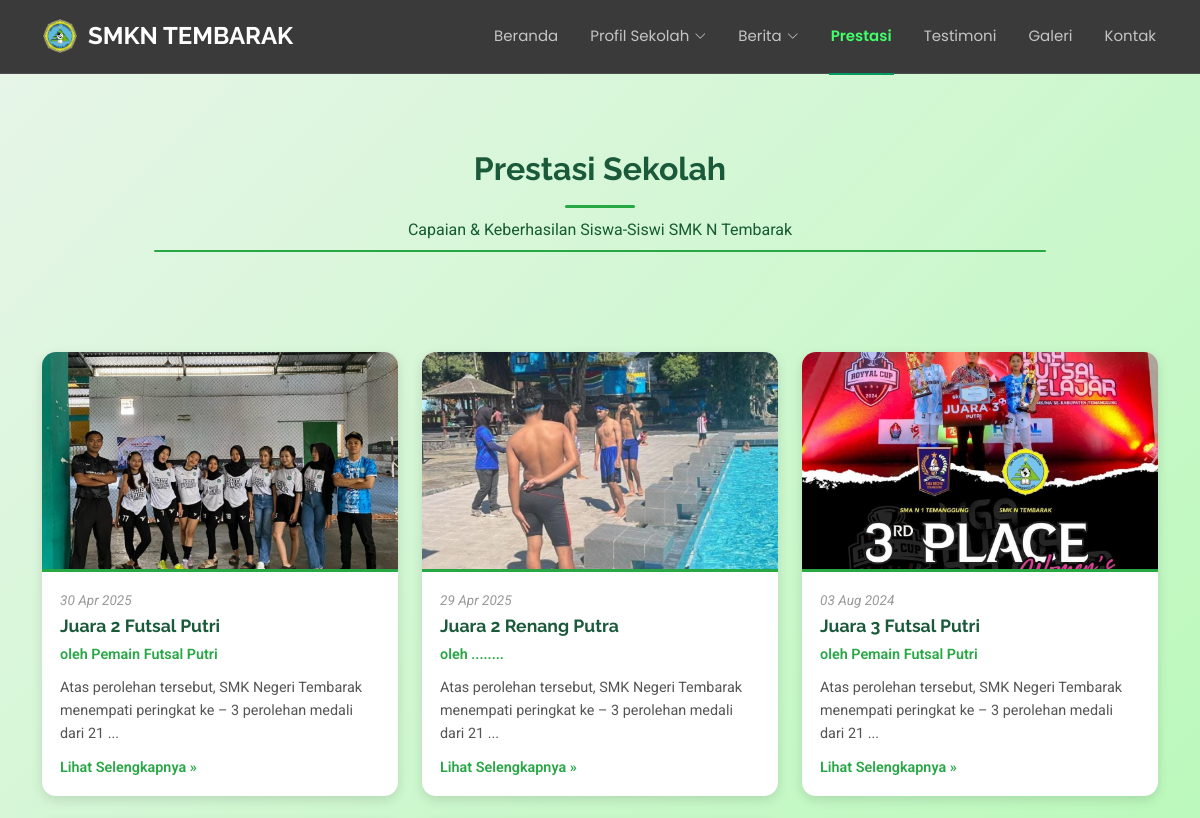
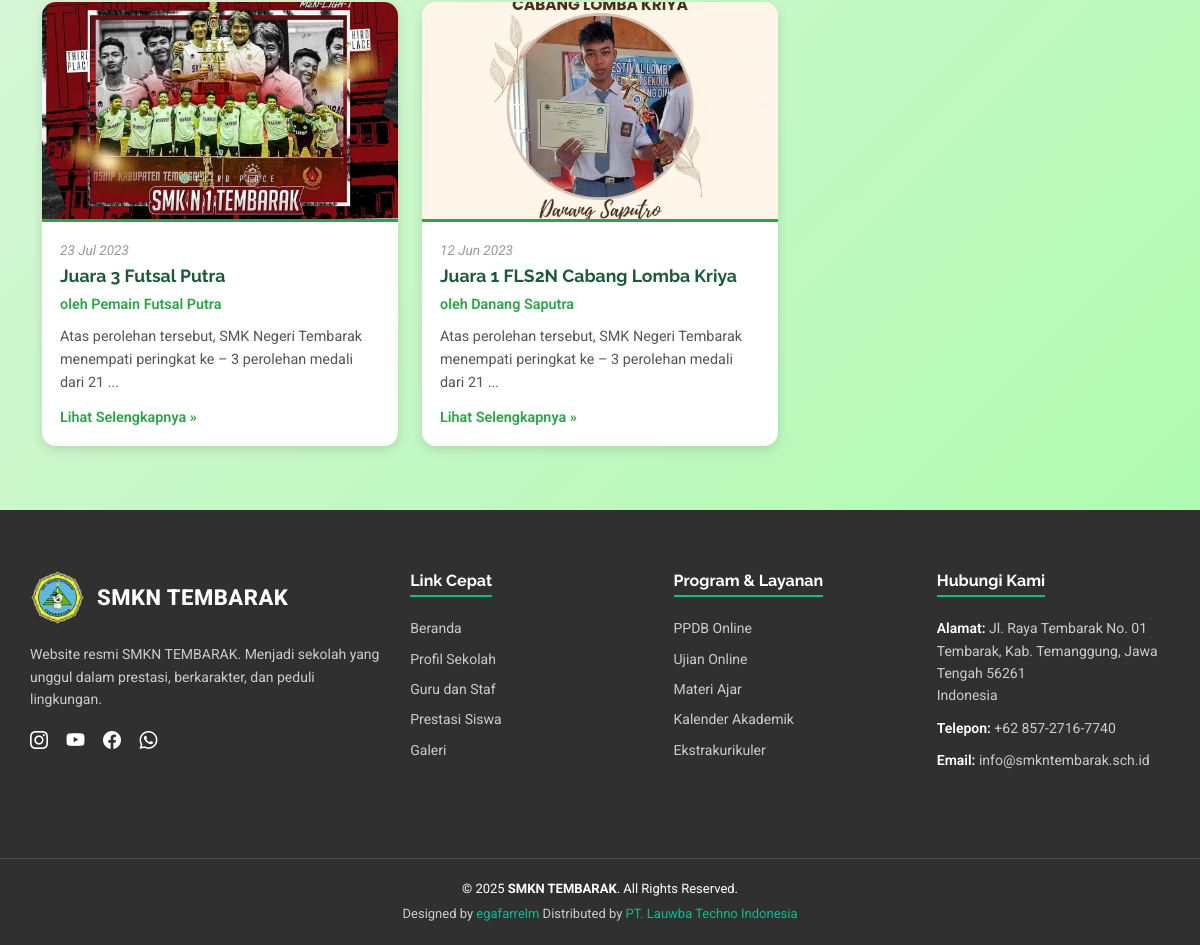
/frontend/pages/prestasi/index.php, run on the app's committed database (2 pictures, top to bottom).
### tables this page shows
CREATE TABLE `abouts` (
  `id` bigint NOT NULL,
  `school_name` varchar(255) NOT NULL,
  `school_logo` text NOT NULL,
  `school_banner` varchar(200) NOT NULL,
  `school_tagline` varchar(255) NOT NULL,
  `school_description` text NOT NULL,
  `since` date NOT NULL,
  `alamat` varchar(255) NOT NULL
);

CREATE TABLE `achievements` (
  `id` bigint NOT NULL,
  `image` varchar(200) NOT NULL,
  `author` varchar(100) NOT NULL,
  `date` date NOT NULL,
  `title` varchar(200) NOT NULL,
  `description` text NOT NULL
);

### frontend/pages/prestasi/index.php (called while the page is built)
<?php
include '../../partials/header.php';
include '../../partials/navbar.php';
include 'prestasi.php';
include '../../partials/footer.php';
include '../../partials/script.php';
?>

### frontend/pages/prestasi/prestasi.php (the view, shortened to what this page needs)
<?php
$qAchievements = "SELECT * FROM achievements ORDER BY date DESC";
$resAchievements = mysqli_query($connect, $qAchievements) or die(mysqli_error($connect));
?>
<section id="prestasi" style="background: linear-gradient(135deg, #e8f5e9 0%, #b0fab0 100%); padding: 100px 0 0 0; position: relative; z-index: 1;">
    <div class="container section-title text-center" data-aos="fade-up">
        <h2>Prestasi Sekolah</h2>
        <p class="subtitle">Capaian & Keberhasilan Siswa-Siswi SMK N Tembarak</p>
        <div class="section-line"></div>
    </div>
    <div class="container" style="padding-bottom: 40px;">
        <div class="row">
            <?php while ($item = mysqli_fetch_object($resAchievements)) { ?>
                <div class="col-lg-4 col-md-6 mb-4 d-flex align-items-stretch">
                    <div class="prestasi-card w-100">
                        <div class="prestasi-img-wrapper">
                            <img src="/company_profile/storages/achievements/<?= $item->image ?>"
                                 alt="<?= htmlspecialchars($item->title) ?>">
                        </div>
                        <div class="prestasi-content">
                            <p class="prestasi-date"><?= date('d M Y', strtotime($item->date)) ?></p>
                            <h4><?= htmlspecialchars($item->title) ?></h4>
                            <p class="prestasi-author">oleh <?= htmlspecialchars($item->author) ?></p>
                            <p class="prestasi-desc">
                                <?= htmlspecialchars(substr($item->description, 0, 100)) ?>...
                            </p>
                            <a href="detail_prestasi.php?id=<?= $item->id ?>">Lihat Selengkapnya »</a>
                        </div>
                    </div>
                </div>
            <?php } ?>
        </div>
    </div>
</section>

### frontend/partials/header.php (shortened to what this page needs)
<?php
include '../../../config/connection.php';
$qHome = "SELECT * FROM abouts";
$resHome = mysqli_query($connect, $qHome) or die(mysqli_error($connect));
$item = $resHome->fetch_object();
?>
<!DOCTYPE html>
<html lang="en">
<head>
  <link href="../../KnightOne-1.0.0/assets/vendor/bootstrap/css/bootstrap.min.css" rel="stylesheet">
  <link href="../../KnightOne-1.0.0/assets/vendor/bootstrap-icons/bootstrap-icons.css" rel="stylesheet">
  <link href="../../KnightOne-1.0.0/assets/vendor/aos/aos.css" rel="stylesheet">
  <link href="../../KnightOne-1.0.0/assets/vendor/glightbox/css/glightbox.min.css" rel="stylesheet">
  <link href="../../KnightOne-1.0.0/assets/vendor/swiper/swiper-bundle.min.css" rel="stylesheet">
  <link href="../../KnightOne-1.0.0/assets/css/main.css" rel="stylesheet">
</head>

### frontend/partials/navbar.php (shortened to what this page needs)
<?php
$current_folder = basename(dirname($_SERVER['PHP_SELF']));
function activeMenu($folder) {
  global $current_folder;
  return $current_folder === $folder ? 'active' : '';
}
function activeDropdown($folders = []) {
  global $current_folder;
  return in_array($current_folder, $folders) ? 'active' : '';
}
?>
<header id="header" class="header d-flex align-items-center fixed-top">
  <div class="container position-relative d-flex align-items-center justify-content-between">
    <a href="../beranda/index.php" class="logo d-flex align-items-center me-auto me-xl-0">
      <img src="/company_profile/storages/abouts/<?= $item->school_logo ?>" style="height:50px; margin-right:10px;">
      <h1 class="sitename"><?= $item->school_name ?></h1>
    </a>
    <nav id="navmenu" class="navmenu">
      <ul>
        <li><a href="../beranda/index.php" class="<?= activeMenu('beranda') ?>">Beranda</a></li>
<li class="dropdown">
  <a href="#" class="<?= activeDropdown(['profil_sekolah','sejarah','visi_misi','gurustaf','organisasi','jurusan']) ?>">
    <span>Profil Sekolah</span>
    <i class="bi bi-chevron-down toggle-dropdown"></i>
  </a>
</li>
<li class="dropdown">
  <a href="#" class="<?= activeDropdown(['berita','pengumuman']) ?>">
    <span>Berita</span>
    <i class="bi bi-chevron-down toggle-dropdown"></i>
  </a>
</li>
<li><a href="../prestasi/index.php" class="<?= activeMenu('prestasi') ?>">Prestasi</a></li>
<li><a href="../testimonials/index.php" class="<?= activeMenu('testimonials') ?>">Testimoni</a></li>
<li><a href="../galeri/index.php" class="<?= activeMenu('galeri') ?>">Galeri</a></li>
<li><a href="../kontak/index.php" class="<?= activeMenu('kontak') ?>">Kontak</a></li>
      </ul>
    </nav>
  </div>
</header>

### frontend/partials/footer.php (shortened to what this page needs)
<?php
$qHome = "SELECT * FROM abouts";
$resHome = mysqli_query($connect, $qHome) or die(mysqli_error($connect));
$item = $resHome->fetch_object();
$school_name = isset($item->school_name) ? $item->school_name : 'SMKN TEMBARAK';
?>
<footer class="footer-custom">
    <div class="footer-top">
        <div class="footer-col">
            <div class="footer-logo-text">
                <img src="/company_profile/storages/abouts/<?= $item->school_logo ?>" alt="Logo Sekolah" class="footer-logo-img" />
                <div class="footer-school-name"><?= $school_name ?></div>
            </div>
            <p>Website resmi <?= $school_name ?>. Menjadi sekolah yang unggul dalam prestasi, berkarakter, dan peduli lingkungan.</p>
            <div class="footer-social-icons">
                <a href="https://www.instagram.com/smkntembarak/" title="Instagram"><i class="bi bi-instagram"></i></a>
                <a href="https://www.youtube.com/@officialsmkntembarak9913" title="YouTube"><i class="bi bi-youtube"></i></a>
                <a href="https://www.facebook.com/smkntembarak/" title="Facebook"><i class="bi bi-facebook"></i></a>
                <a href="https://api.whatsapp.com/send/?phone=6285727167740&text&type=phone_number&app_absent=0" title="WhatsApp"><i class="bi bi-whatsapp"></i></a>
            </div>
        </div>
        <div class="footer-col">
            <h4>Link Cepat</h4>
            <ul>
                <li><a href="../beranda/index.php">Beranda</a></li>
                <li><a href="../profil_sekolah/index.php">Profil Sekolah</a></li>
                <li><a href="../gurustaf/index.php">Guru dan Staf</a></li>
                <li><a href="../prestasi/index.php">Prestasi Siswa</a></li>
                <li><a href="../galeri/index.php">Galeri</a></li>
            </ul>
        </div>
        <div class="footer-col">
            <h4>Program & Layanan</h4>
            <ul>
                <li><a href="#">PPDB Online</a></li>
                <li><a href="#">Ujian Online</a></li>
                <li><a href="#">Materi Ajar</a></li>
                <li><a href="#">Kalender Akademik</a></li>
                <li><a href="#">Ekstrakurikuler</a></li>
            </ul>
        </div>
        <div class="footer-col">
            <h4>Hubungi Kami</h4>
            <address>
                <p>
                    <strong>Alamat:</strong> Jl. Raya Tembarak No. 01<br>
                    Tembarak, Kab. Temanggung, Jawa Tengah 56261<br>
                    Indonesia
                </p>
                <p><strong>Telepon:</strong> +62 857-2716-7740</p>
                <p><strong>Email:</strong> info@smkntembarak.sch.id</p>
            </address>
        </div>
    </div>
    <div class="footer-bottom">
        <div class="container-fluid">
            &copy; 2025 <strong><?= $school_name ?></strong>. All Rights Reserved.
            <div class="credits">
                Designed by <a href="https://www.instagram.com/egafarrelm/">egafarrelm</a> Distributed by <a href="https://www.instagram.com/lauwba_techno/?hl=id" target="_blank">PT. Lauwba Techno Indonesia</a>
            </div>
        </div>
    </div>
</footer>

### frontend/partials/script.php (shortened to what this page needs)
</body>
</html>

### frontend/KnightOne-1.0.0/assets/css/main.css (style rules this page uses)
:root { --default-font: "Roboto", system-ui, -apple-system, "Segoe UI", Roboto, "Helvetica Neue", Arial, "Noto Sans", "Liberation Sans", sans-serif, "Apple Color Emoji", "Segoe UI Emoji", "Segoe UI Symbol", "Noto Color Emoji"; --heading-font: "Raleway", sans-serif; --nav-font: "Poppins", sans-serif; }
:root { --background-color: #ffffff; --default-color: #444444; --heading-color: #282828; --accent-color: #009961; --surface-color: #ffffff; --contrast-color: #ffffff; }
:root { --nav-color: #ffffff; --nav-hover-color: #009961; --nav-mobile-background-color: #ffffff; --nav-dropdown-background-color: #ffffff; --nav-dropdown-color: #444444; --nav-dropdown-hover-color: #009961; }
:root { scroll-behavior: smooth; }
a { color: var(--accent-color); text-decoration: none; transition: 0.3s; }
h1, h2, h3, h4, h5, h6 { color: var(--heading-color); font-family: var(--heading-font); }
.header { --background-color: rgba(0, 0, 0, 0); --default-color: #ffffff; --heading-color: #ffffff; color: var(--default-color); background-color: var(--background-color); padding: 10px 0; transition: all 0.5s; z-index: 997; border-bottom: 1px solid color-mix(in srgb, var(--default-color), transparent 90%); }
.header .logo { line-height: 1; }
.header .logo img { max-height: 36px; margin-right: 8px; }
.header .logo h1 { font-size: 30px; margin: 0; font-weight: 700; color: var(--heading-color); }
@media (max-width: 1200px) { .header .logo { order: 1; } }
@media (max-width: 1200px) { .header .logo h1 { font-size: 24px; } }
@media (max-width: 1200px) { .header .navmenu { order: 3; } }
@media (min-width: 1200px) { .navmenu { padding: 0; } }
@media (min-width: 1200px) { .navmenu ul { margin: 0; padding: 0; display: flex; list-style: none; align-items: center; } }
@media (min-width: 1200px) { .navmenu li { position: relative; } }
@media (min-width: 1200px) { .navmenu>ul>li { white-space: nowrap; padding: 15px 14px; } }
@media (min-width: 1200px) { .navmenu>ul>li:last-child { padding-right: 0; } }
@media (min-width: 1200px) { .navmenu a, .navmenu a:focus { color: color-mix(in srgb, var(--nav-color), transparent 30%); font-size: 15px; padding: 0 2px; font-family: var(--nav-font); font-weight: 400; display: flex; align-items: center; justify-content: space-between; white-space: nowrap; transition: 0.3s; position: relative; } }
@media (min-width: 1200px) { .navmenu a i, .navmenu a:focus i { font-size: 12px; line-height: 0; margin-left: 5px; transition: 0.3s; } }
@media (min-width: 1200px) { .navmenu>ul>li>a:before { content: ""; position: absolute; height: 2px; bottom: -27px; left: 0; background-color: var(--nav-hover-color); visibility: hidden; width: 0px; transition: all 0.3s ease-in-out 0s; } }
@media (min-width: 1200px) { .navmenu a:hover:before, .navmenu li:hover>a:before, .navmenu .active:before { visibility: visible; width: 100%; } }
@media (min-width: 1200px) { .navmenu li:hover>a, .navmenu .active, .navmenu .active:focus { color: var(--nav-color); } }
section, .section { color: var(--default-color); background-color: var(--background-color); padding: 60px 0; scroll-margin-top: 72px; overflow: clip; }
.section-title { padding-bottom: 60px; position: relative; }
.section-title h2 { font-size: 32px; font-weight: 700; margin-bottom: 20px; padding-bottom: 20px; position: relative; }
.section-title h2:after { content: ""; position: absolute; display: block; width: 50px; height: 3px; background: var(--accent-color); left: 0; right: 0; bottom: 0; }
.section-title p { margin-bottom: 0; color: color-mix(in srgb, var(--default-color) 90%, white 50%); }

### frontend/partials/navbar.php (style rules this page uses)
.header { background: #3a3a3a !important; backdrop-filter: none !important; -webkit-backdrop-filter: none !important; }
.navmenu a.active { color: #41ff6a !important; font-weight: 600; }

### data on the page
abouts: school_logo (picture), school_name "SMKN TEMBARAK"
achievements: image (picture), date "30 Apr 2025", title "Juara 2 Futsal Putri", author "Pemain Futsal Putri", description "Atas perolehan tersebut, SMK Negeri Tembarak menempati peringkat ke – 3 perolehan medali dari 21"
achievements: image (picture), date "29 Apr 2025", title "Juara 2 Renang Putra", author "........", description "Atas perolehan tersebut, SMK Negeri Tembarak menempati peringkat ke – 3 perolehan medali dari 21"
achievements: image (picture), date "03 Aug 2024", title "Juara 3 Futsal Putri", author "Pemain Futsal Putri", description "Atas perolehan tersebut, SMK Negeri Tembarak menempati peringkat ke – 3 perolehan medali dari 21"
achievements: image (picture), date "23 Jul 2023", title "Juara 3 Futsal Putra", author "Pemain Futsal Putra", description "Atas perolehan tersebut, SMK Negeri Tembarak menempati peringkat ke – 3 perolehan medali dari 21"
achievements: image (picture), date "12 Jun 2023", title "Juara 1 FLS2N Cabang Lomba Kriya", author "Danang Saputra", description "Atas perolehan tersebut, SMK Negeri Tembarak menempati peringkat ke – 3 perolehan medali dari 21"
